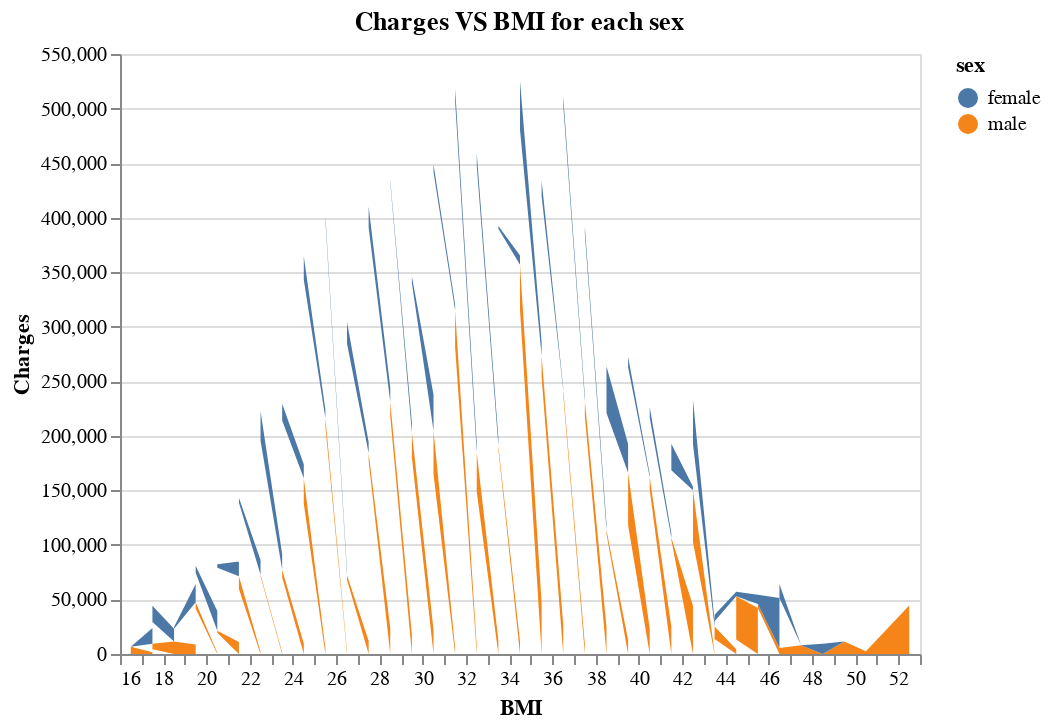

This figure's notebook cell:
### Markdown cell above
**Let's see how the spending for medical treatments changes regarding to the BMI of a person**

We expect expenditures to be higher for people who have very high BMI.

### Code cell
training_df = X_train
training_df['charges'] = y_train


alt.Chart(training_df.groupby(['bmi','sex']).mean().reset_index()).mark_area().encode(
    alt.X('bmi:Q', title = 'BMI', bin=alt.Bin(maxbins=60)),
    alt.Y('charges:Q', title = 'Charges'),
    alt.Color('sex:N')
).properties(title='Charges VS BMI for each sex')

### Figure 1 — Vega-Lite specification as saved in the notebook (floating-point values rounded to 4 significant figures; data arrays with more than 128 entries replaced by an {"elided": "..."} marker saying what was removed)
{"$schema": "https://vega.github.io/schema/vega-lite/v3.4.0.json", "config": {"mark": {"tooltip": null}, "view": {"height": 300, "width": 400}}, "data": {"name": "data-5d2464206649db38142765a9a32f50b9"}, "datasets": {"data-5d2464206649db38142765a9a32f50b9": {"elided": "637 records"}}, "encoding": {"color": {"field": "sex", "type": "nominal"}, "x": {"bin": {"maxbins": 60}, "field": "bmi", "title": "BMI", "type": "quantitative"}, "y": {"field": "charges", "title": "Charges", "type": "quantitative"}}, "mark": "area", "title": "Charges VS BMI for each sex"}
